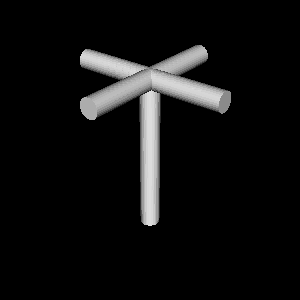

The Python source for this figure:
#!/usr/bin/env python

# Read a MotionFX CFG file for a clover animation and render at the middle time step.

import os

import vtkmodules.vtkInteractionStyle  # noqa: F401
import vtkmodules.vtkRenderingFreeType  # noqa: F401
import vtkmodules.vtkRenderingOpenGL2  # noqa: F401

from vtkmodules.vtkCommonExecutionModel import vtkStreamingDemandDrivenPipeline
from vtkmodules.vtkIOMotionFX import vtkMotionFXCFGReader
from vtkmodules.vtkRenderingCore import (
    vtkActor,
    vtkCompositePolyDataMapper,
    vtkRenderWindow,
    vtkRenderWindowInteractor,
    vtkRenderer,
)

# Source
data_dir = os.path.join(os.environ.get("VPE_DATA_DIR", os.path.dirname(os.path.abspath(__file__))), "MotionFX")

# Read the CFG file
motionfx_reader = vtkMotionFXCFGReader()
motionfx_reader.SetFileName(os.path.join(data_dir, "clover", "clover_utm.cfg"))
motionfx_reader.SetTimeResolution(100)
motionfx_reader.UpdateInformation()

# Get time steps
out_info = motionfx_reader.GetOutputInformation(0)
num_time_steps = out_info.Length(vtkStreamingDemandDrivenPipeline.TIME_STEPS())
time_steps = [out_info.Get(vtkStreamingDemandDrivenPipeline.TIME_STEPS(), i)
              for i in range(num_time_steps)]

# Update to middle time step
motionfx_reader.UpdateTimeStep(time_steps[num_time_steps // 2])

# Mapper
composite_mapper = vtkCompositePolyDataMapper()
composite_mapper.SetInputDataObject(motionfx_reader.GetOutputDataObject(0))

# Actor
actor = vtkActor()
actor.SetMapper(composite_mapper)

# Renderer
renderer = vtkRenderer()
renderer.AddActor(actor)

# Render window
render_window = vtkRenderWindow()
render_window.AddRenderer(renderer)
render_window.SetWindowName("motion fxcfg reader clover")
render_window.SetMultiSamples(0)
render_window.SetSize(300, 300)

# Interactor
interactor = vtkRenderWindowInteractor()
interactor.SetRenderWindow(render_window)

# Scene
camera = renderer.GetActiveCamera()
camera.SetFocalPoint(1.1, 2.25, -0.75)
camera.SetPosition(-16.0, 15.0, 13.0)
camera.SetViewUp(0.0, 1.0, 0.0)
renderer.ResetCamera()

interactor.Initialize()
interactor.Start()
